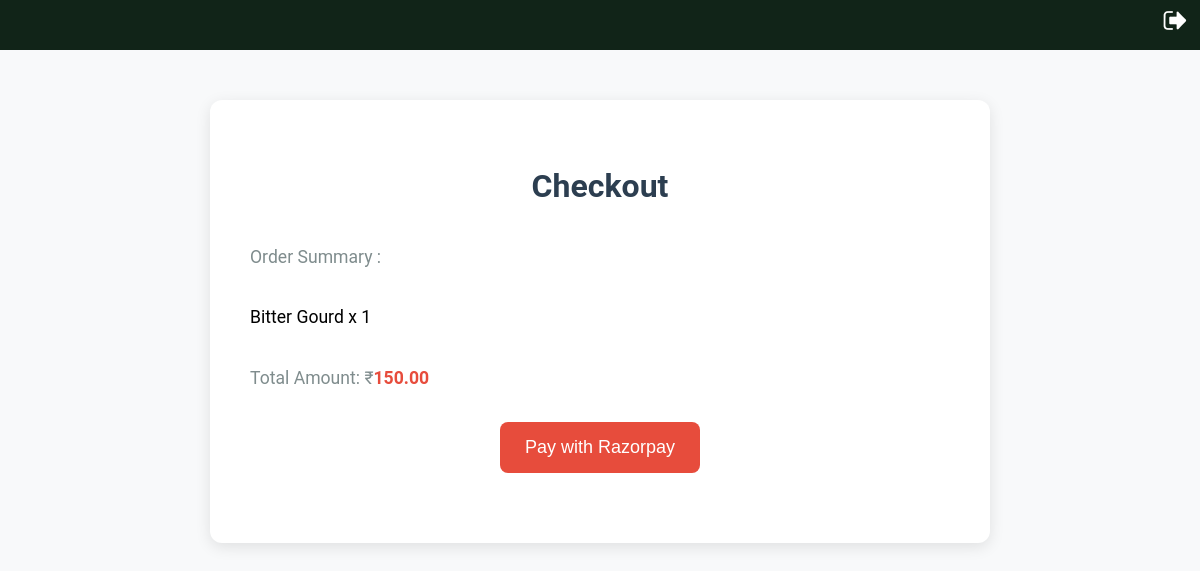
Before: /checkot/ (signed in) with the older database file.
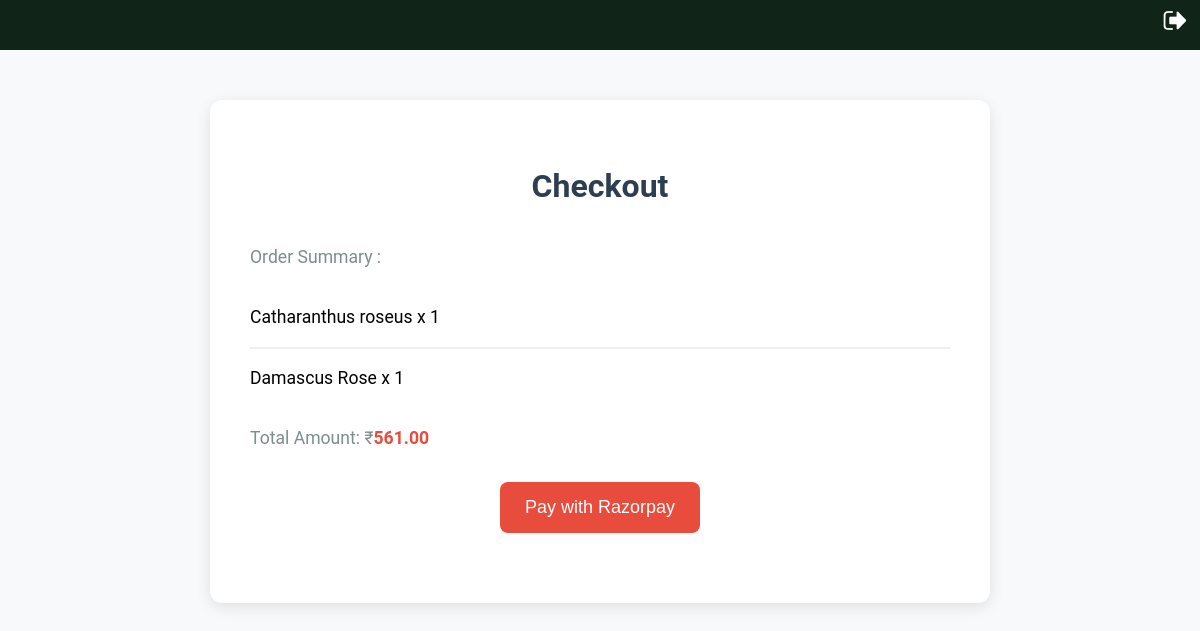
After: the same page with the newer database file.
### appplant/models.py (models this page shows, shortened)
class CartItem(models.Model):
    cart = models.ForeignKey('Cart', on_delete=models.CASCADE)
    product = models.ForeignKey(Product2, on_delete=models.CASCADE)
    quantity = models.PositiveIntegerField(default=1)

class Product2(models.Model):
     product_name = models.CharField(max_length=255)
     category = models.ForeignKey(Category2, on_delete=models.CASCADE)  # Use ForeignKey to relate to Category
     subcategory = models.ForeignKey(Subcategory2, on_delete=models.CASCADE)  # Use ForeignKey to relate to Subcategory
     stock = models.PositiveIntegerField(default=1, null=True)
     description = models.TextField()
     price = models.DecimalField(max_digits=10, decimal_places=2)
     discount = models.DecimalField(max_digits=5, decimal_places=2, default=0.0)
     sale_price = models.DecimalField(max_digits=10, decimal_places=2, editable=False)
     product_image = models.ImageField(upload_to='product_images/')
     STATUS_CHOICES = [
         ('In Stock', 'In Stock'),
         ('Out of Stock', 'Out of Stock'),
     ]
     status = models.CharField(max_length=20, choices=STATUS_CHOICES, default='In Stock')

### appplant/views.py (the view)
# urls.py: path('checkot/',views.checkout, name='checkot'),
def checkout(request):
    cart_items = CartItem.objects.filter(cart=request.user.cart)
    total_amount = sum(item.product.price * item.quantity for item in cart_items)
    cart_count = get_cart_count(request)
    email = request.user.email
    full_name = request.user.username
    context = {
        'cart_count': cart_count,
        'cart_items': cart_items,
        'total_amount': total_amount,
        'email':email,
        'full_name': full_name
    }
    return render(request, 'checkot.html', context)

### appplant/views.py (called while the page is built)
def get_cart_count(request):
    if request.user.is_authenticated:
        cart_items = CartItem.objects.filter(cart=request.user.cart)
        cart_count = cart_items.count()
    else:
        cart_count = 0
    return cart_count

### templates/checkot.html (shortened to what this page needs)
<!DOCTYPE html>
<html>
<head>
</head>
<body>
    <header>
        <a href="/home" class="logout-icon">
            <img src="/static/images/log4.png" alt="Logout">
        </a>
    </header>
{% load static %}
{% block content %}
<link rel="stylesheet" href="{% static 'css/checkout.css' %}">
<div class="container">
    <h1>Checkout</h1>
    <p>Order Summary :</p>
    <ul>
        {% for item in cart_items %}
        <li>{{ item.product.product_name }} x {{ item.quantity }}</li>
        {% endfor %}
    </ul>
    <p>Total Amount: &#8377<span id="total_item_amount">{{total_amount}}</span></p>
    <button id="rzp-button1">Pay with Razorpay</button>
</div>
{% endblock %}
</html>

Changed rows visible on the page:
removed CartItem: product.product_name "Bitter Gourd", quantity "1"
added CartItem: product.product_name "Catharanthus roseus", quantity "1"
added CartItem: product.product_name "Damascus Rose", quantity "1"
Other visible differences:
{{ total_amount }}: "150.00" → "561.00"
